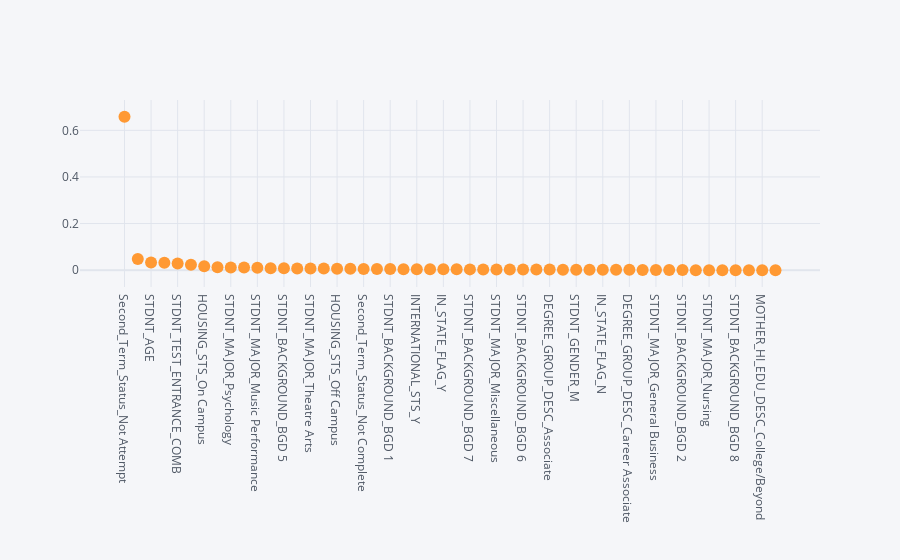

The notebook cell this image was saved under:
### Code cell
# Visualising features importance
feature_importances_1.sort_values(by='feature_importances_1',
                                  ascending=False).iplot(kind='scatter',
                                                         x='attributes_1',
                                                         y='feature_importances_1',mode='markers')

### Figure 1 — Plotly figure (JSON) as saved in the notebook; plotly's stock layout.template omitted (floating-point values rounded to 4 significant figures)
{"data": [{"line": {"color": "rgba(255, 153, 51, 1.0)", "dash": "solid", "shape": "linear", "width": 1.3}, "marker": {"size": 12, "symbol": "circle"}, "mode": "markers", "name": "feature_importances_1", "text": "", "type": "scatter", "x": ["Second_Term_Status_Not Attempt", "HIGH_SCHL_GPA", "STDNT_AGE", "EST_FAM_CONTRIBUTION", "STDNT_TEST_ENTRANCE_COMB", "COST_OF_ATTEND", "HOUSING_STS_On Campus", "STDNT_BACKGROUND_BGD 3", "STDNT_MAJOR_Psychology", "STDNT_BACKGROUND_BGD 4", "STDNT_MAJOR_Music Performance", "INTERNATIONAL_STS_N", "STDNT_BACKGROUND_BGD 5", "Second_Term_Status_Complete", "STDNT_MAJOR_Theatre Arts", "FATHER_HI_EDU_DESC_High School", "HOUSING_STS_Off Campus", "STDNT_MAJOR_Music Education", "Second_Term_Status_Not Complete", "FATHER_HI_EDU_DESC_Middle School/Junior High", "STDNT_BACKGROUND_BGD 1", "STDNT_MAJOR_Biology", "INTERNATIONAL_STS_Y", "STDNT_MAJOR_Early Childhood Education", "IN_STATE_FLAG_Y", "MOTHER_HI_EDU_DESC_High School", "STDNT_BACKGROUND_BGD 7", "STDNT_GENDER_F", "STDNT_MAJOR_Miscellaneous", "First_Term_Status_Complete", "STDNT_BACKGROUND_BGD 6", "STDNT_MAJOR_Exercise Science", "DEGREE_GROUP_DESC_Associate", "STDNT_MAJOR_Criminal Justice", "STDNT_GENDER_M", "MOTHER_HI_EDU_DESC_Other/Unknown", "IN_STATE_FLAG_N", "STDNT_MAJOR_Pre-Nursing", "DEGREE_GROUP_DESC_Career Associate", "MOTHER_HI_EDU_DESC_Middle School/Junior High", "STDNT_MAJOR_General Business", "First_Term_Status_Not Complete", "STDNT_BACKGROUND_BGD 2", "STDNT_MAJOR_Pre-Business", "STDNT_MAJOR_Nursing", "FATHER_HI_EDU_DESC_College/Beyond", "STDNT_BACKGROUND_BGD 8", "FATHER_HI_EDU_DESC_Other/Unknown", "MOTHER_HI_EDU_DESC_College/Beyond", "DEGREE_GROUP_DESC_Bachelors"], "y": [0.6578, 0.04811, 0.03291, 0.03187, 0.0284, 0.02291, 0.01697, 0.01259, 0.01156, 0.01099, 0.01061, 0.007865, 0.00766, 0.007094, 0.007035, 0.006925, 0.005876, 0.005664, 0.005133, 0.00495, 0.004459, 0.004334, 0.004238, 0.00361, 0.003438, 0.003396, 0.003309, 0.003266, 0.003155, 0.003096, 0.003046, 0.002937, 0.002461, 0.002079, 0.002055, 0.001829, 0.001775, 0.001553, 0.001278, 0.0005976, 0.0004209, 0.0004095, 0.0003133, 0, 0, 0, 0, 0, 0, 0]}], "layout": {"legend": {"bgcolor": "#F5F6F9", "font": {"color": "#4D5663"}}, "paper_bgcolor": "#F5F6F9", "plot_bgcolor": "#F5F6F9", "title": {"font": {"color": "#4D5663"}}, "xaxis": {"gridcolor": "#E1E5ED", "showgrid": true, "tickfont": {"color": "#4D5663"}, "title": {"font": {"color": "#4D5663"}, "text": ""}, "zerolinecolor": "#E1E5ED"}, "yaxis": {"gridcolor": "#E1E5ED", "showgrid": true, "tickfont": {"color": "#4D5663"}, "title": {"font": {"color": "#4D5663"}, "text": ""}, "zerolinecolor": "#E1E5ED"}}}
